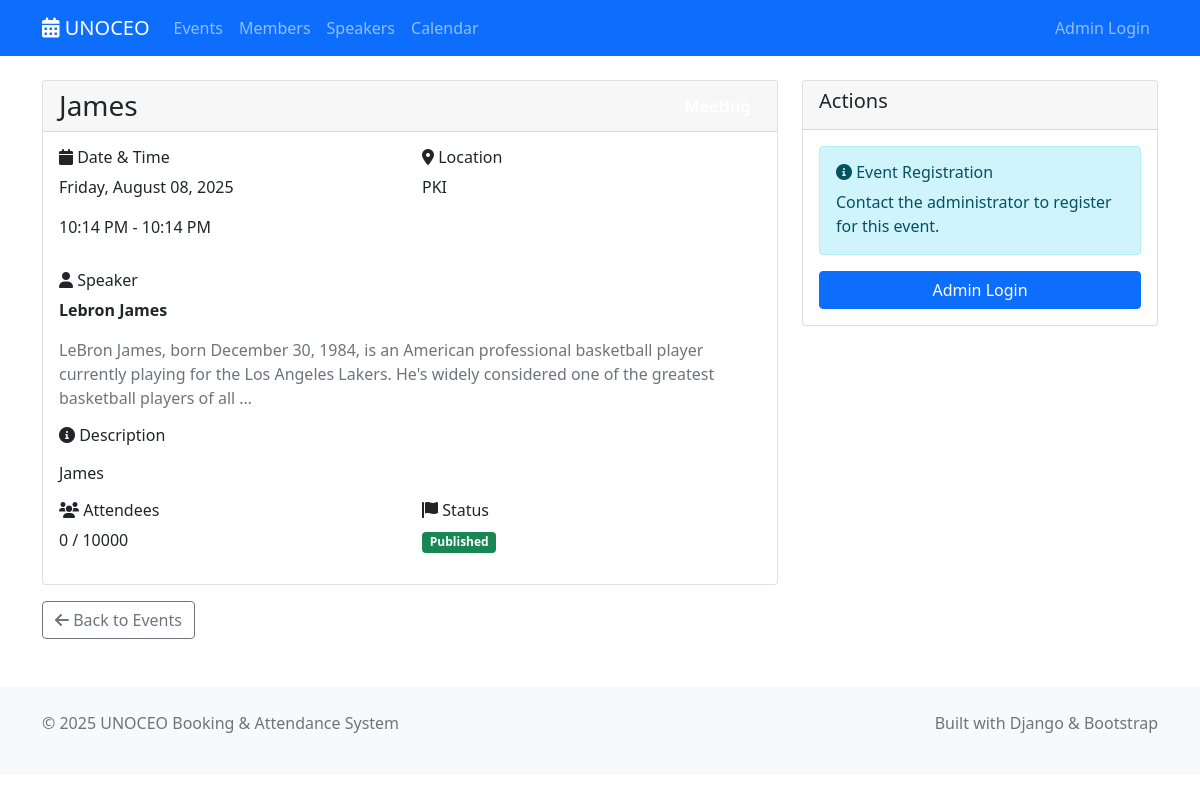
The app's page /events/1/ with its own data.
### shared/models.py (models this page shows, shortened)
class Event(models.Model):
    EVENT_TYPES = [
        ('conference', 'Conference'),
        ('workshop', 'Workshop'),
        ('seminar', 'Seminar'),
        ('webinar', 'Webinar'),
        ('meeting', 'Meeting'),
    ]
    STATUS_CHOICES = [
        ('draft', 'Draft'),
        ('published', 'Published'),
        ('cancelled', 'Cancelled'),
        ('completed', 'Completed'),
    ]
    title = models.CharField(max_length=300)
    description = models.TextField()
    event_type = models.CharField(max_length=20, choices=EVENT_TYPES, default='meeting')
    status = models.CharField(max_length=20, choices=STATUS_CHOICES, default='draft')
    start_datetime = models.DateTimeField()
    end_datetime = models.DateTimeField()
    location = models.CharField(max_length=500, blank=True)
    max_attendees = models.PositiveIntegerField(null=True, blank=True)
    speaker = models.ForeignKey(Speaker, on_delete=models.SET_NULL, null=True, blank=True)
    attendees = models.ManyToManyField(Member, blank=True, related_name='events_attending')
    created_by = models.ForeignKey(User, on_delete=models.CASCADE)
    created_at = models.DateTimeField(auto_now_add=True)
    updated_at = models.DateTimeField(auto_now=True)
    class Meta:
        ordering = ['-start_datetime']
    @property
    def attendee_count(self):
        return self.attendees.count()

class Speaker(models.Model):
    name = models.CharField(max_length=200)
    email = models.EmailField(validators=[EmailValidator()])
    bio = models.TextField(blank=True)
    expertise = models.CharField(max_length=300, blank=True)
    phone = models.CharField(max_length=20, blank=True)
    created_at = models.DateTimeField(auto_now_add=True)
    updated_at = models.DateTimeField(auto_now=True)
    class Meta:
        ordering = ['name']

### event_management/display/views.py (the view)
# urls.py: path('<int:pk>/', views.EventDetailView.as_view(), name='detail'),
class EventDetailView(DetailView):
    model = Event
    template_name = 'event_management/detail.html'
    context_object_name = 'event'
    def get_context_data(self, **kwargs):
        context = super().get_context_data(**kwargs)
        context['can_register'] = False
        context['is_registered'] = False
        context['register_message'] = "Contact admin to register for events"
        return context

### event_management/display/templates/event_management/detail.html (shortened to what this page needs)
{% extends 'base.html' %}
{% block content %}
<div class="container mt-4">
    <div class="row">
        <div class="col-lg-8">
            <div class="card">
                <div class="card-header d-flex justify-content-between align-items-center">
                    <h1 class="h3 mb-0">{{ event.title }}</h1>
                    <span class="badge bg-{{ event.event_type|default:'secondary' }} fs-6">
                    </span>
                </div>
                <div class="card-body">
                    <div class="row mb-3">
                        <div class="col-md-6">
                            <h6><i class="fas fa-calendar"></i> Date & Time</h6>
                            <p>{{ event.start_datetime|date:"l, F d, Y" }}</p>
                            <p>{{ event.start_datetime|date:"g:i A" }} - {{ event.end_datetime|date:"g:i A" }}</p>
                        </div>
                        <div class="col-md-6">
                            <h6><i class="fas fa-map-marker-alt"></i> Location</h6>
                            <p>{{ event.location|default:"Location TBD" }}</p>
                        </div>
                    </div>
                    {% if event.speaker %}
                        <div class="mb-3">
                            <h6><i class="fas fa-user"></i> Speaker</h6>
                            <p><strong>{{ event.speaker.name }}</strong></p>
                            {% if event.speaker.bio %}
                                <p class="text-muted">{{ event.speaker.bio|truncatewords:30 }}</p>
                            {% endif %}
                        </div>
                    {% endif %}
                    <div class="mb-3">
                        <h6><i class="fas fa-info-circle"></i> Description</h6>
                        <p>{{ event.description|linebreaks }}</p>
                    </div>
                    <div class="row">
                        <div class="col-md-6">
                            <h6><i class="fas fa-users"></i> Attendees</h6>
                            <p>{{ event.attendee_count }}{% if event.max_attendees %} / {{ event.max_attendees }}{% endif %}</p>
                        </div>
                        <div class="col-md-6">
                            <h6><i class="fas fa-flag"></i> Status</h6>
                            <span class="badge bg-{% if event.status == 'published' %}success{% elif event.status == 'draft' %}warning{% else %}secondary{% endif %}">
                                {{ event.get_status_display }}
                            </span>
                        </div>
                    </div>
                </div>
            </div>
        </div>
        <div class="col-lg-4">
            <div class="card">
                <div class="card-header">
                    <h5>Actions</h5>
                </div>
                <div class="card-body">
                    {% if user.is_authenticated and user.is_staff %}
                        <a href="{% url 'event_management:update' event.pk %}" class="btn btn-outline-primary btn-block mb-2 w-100">
                            Edit Event
                        </a>
                        <a href="{% url 'event_management:delete' event.pk %}" class="btn btn-outline-danger btn-block mb-2 w-100">
                            Delete Event
                        </a>
                        <hr>
                        <a href="{% url 'admin:shared_event_change' event.pk %}" class="btn btn-outline-secondary btn-block w-100">
                            Manage in Admin
                        </a>
                    {% else %}
                        <div class="alert alert-info">
                            <h6><i class="fas fa-info-circle"></i> Event Registration</h6>
                            <p class="mb-0">Contact the administrator to register for this event.</p>
                        </div>
                        {% if not user.is_authenticated %}
                            <a href="{% url 'admin:login' %}" class="btn btn-primary btn-block w-100">Admin Login</a>
                        {% endif %}
                    {% endif %}
                </div>
            </div>
        </div>
    </div>
    <div class="mt-3">
        <a href="{% url 'event_management:list' %}" class="btn btn-outline-secondary">
            <i class="fas fa-arrow-left"></i> Back to Events
        </a>
    </div>
</div>
{% endblock %}

### records on screen
Event: title "James", start_datetime "Friday, August 08, 2025", start_datetime "10:14 PM", end_datetime "10:14 PM", location "PKI", speaker.name "Lebron James", speaker.bio "LeBron James, born December 30, 1984, is an American professional basketball player currently playing for the Los Angeles Lakers. He's widely considered one of the greatest basketball players of all …", description "James", attendee_count "0", max_attendees "10000", status "Published"
